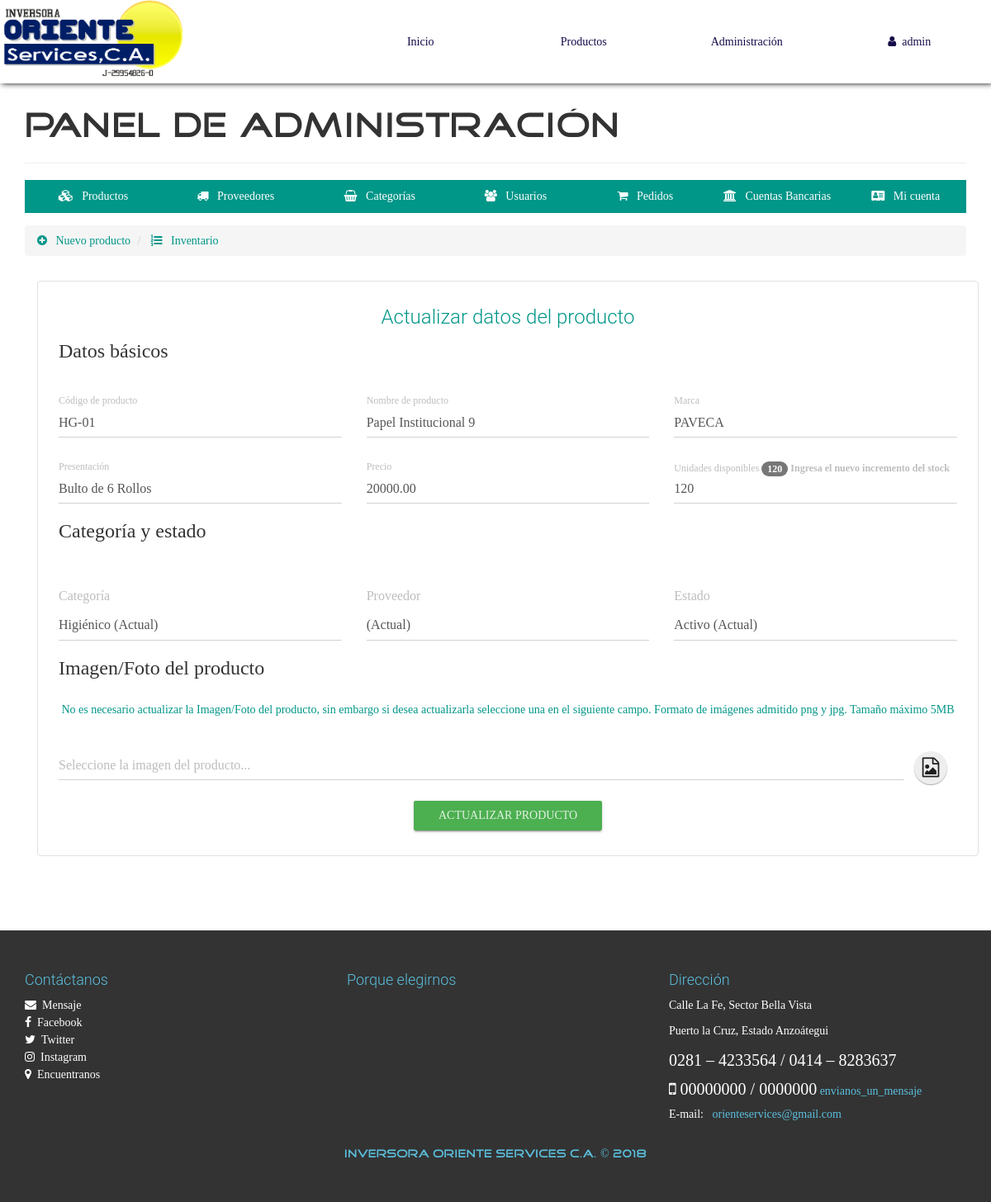
The app's page /configAdmin.php?view=productinfo&code=HG-01 (signed in) with its own data.
### tables this page shows
CREATE TABLE `producto` (
  `id` int(20) NOT NULL AUTO_INCREMENT,
  `CodigoProd` varchar(30) NOT NULL,
  `NombreProd` varchar(30) NOT NULL,
  `CodigoCat` varchar(30) NOT NULL,
  `Precio` decimal(30,2) NOT NULL,
  `Descuento` int(2) NOT NULL,
  `Presentación` varchar(30) NOT NULL,
  `Marca` varchar(30) NOT NULL,
  `Stock` int(20) NOT NULL,
  `RIFProveedor` varchar(30) NOT NULL,
  `Imagen` varchar(150) NOT NULL,
  `Nombre` varchar(30) NOT NULL,
  `Estado` varchar(15) NOT NULL,
  PRIMARY KEY (`id`),
  KEY `CodigoCat` (`CodigoCat`),
  KEY `NITProveedor` (`RIFProveedor`),
  KEY `Agregado` (`Nombre`),
  CONSTRAINT `producto_ibfk_1` FOREIGN KEY (`CodigoCat`) REFERENCES `categoria` (`CodigoCat`) ON UPDATE CASCADE,
  CONSTRAINT `producto_ibfk_2` FOREIGN KEY (`RIFProveedor`) REFERENCES `proveedor` (`RIFProveedor`) ON UPDATE CASCADE
);

### library/consulSQL.php (called while the page is built, shortened)
<?php
class ejecutarSQL {
    public static function conectar(){
        if(!$con=  mysqli_connect(SERVER,USER,PASS,BD)){
            echo "Error en el servidor, verifique sus datos";
        }
        mysqli_set_charset($con, "utf8");
        return $con;
    }
    public static function consultar($query) {
        if (!$consul = mysqli_query(ejecutarSQL::conectar(), $query)) {
            echo 'Error en la consulta SQL ejecutada';
        }
        return $consul;
    }
}

### admin/productinfo-view.php (the view, shortened to what this page needs)
<ul class="breadcrumb" style="margin-bottom: 5px;">
    <li>
        <a href="configAdmin.php?view=product">
            <i class="fa fa-plus-circle" aria-hidden="true"></i> &nbsp; Nuevo producto
        </a>
    </li>
    <li>
        <a href="configAdmin.php?view=productlist"><i class="fa fa-list-ol" aria-hidden="true"></i> &nbsp; Inventario</a>
    </li>
</ul>
<div class="container">
	<div class="row">
        <div class="col-xs-12">
            <div class="container-form-admin">
                <h3 class="text-primary text-center">Actualizar datos del producto</h3>
                <?php
                	$code=$_GET['code'];
                	$producto=ejecutarSQL::consultar("SELECT * FROM producto WHERE CodigoProd='$code'");
                	$prod=mysqli_fetch_array($producto, MYSQLI_ASSOC);
                ?>
                <form action="./process/updateProduct.php" method="POST" enctype="multipart/form-data" class="FormCatElec" data-form="update">
                    <div class="container-fluid">
                        <div class="row">
                            <div class="col-xs-12">
                                <legend>Datos básicos</legend>
                            </div>
                            <div class="col-xs-12 col-sm-6 col-md-4">
                              <div class="form-group label-floating">
                                <label class="control-label">Código de producto</label>
                                <input type="text" class="form-control" value="<?php echo $prod['CodigoProd']; ?>" required maxlength="30" readonly name="prod-codigo">
                              </div>
                            </div>
                            <div class="col-xs-12 col-sm-6 col-md-4">
                              <div class="form-group label-floating">
                                <label class="control-label">Nombre de producto</label>
                                <input type="text" class="form-control" value="<?php echo $prod['NombreProd']; ?>" required maxlength="30" name="prod-name">
                              </div>
                            </div>
                            <div class="col-xs-12 col-sm-6 col-md-4">
                              <div class="form-group label-floating">
                                <label class="control-label">Marca</label>
                                <input type="text" class="form-control" value="<?php echo $prod['Marca']; ?>" required name="prod-marca">
                              </div>
                            </div>
                            <div class="col-xs-12 col-sm-6 col-md-4">
                              <div class="form-group label-floating">
                                <label class="control-label">Presentación</label>
                                <input type="text" class="form-control" value="<?php echo $prod['Presentación']; ?>" required name="prod-model">
                              </div>
                            </div>
                            <div class="col-xs-12 col-sm-6 col-md-4">
                              <div class="form-group label-floating">
                                <label class="control-label">Precio</label>
                                    <input type="text"
                                            class="form-control"
                                            value="<?php echo $prod['Precio']; ?>"
                                            required maxlength="20" pattern="[0-9.]{1,20}"
                                            name="prod-price"
                                            <?php if($_SESSION['Nivel'] != 1){ echo "readonly"; }?> />
                              </div>
                            </div>
                            <div class="col-xs-12 col-sm-6 col-md-4">
                              <div class="form-group label-floating">
                                <label class="control-label"></b> Unidades disponibles <span class="badge"><?php echo $prod['Stock']; ?></span> <b>Ingresa el nuevo incremento del stock</b></label>
                                <input type="text" class="form-control" value="<?php echo $prod['Stock']; ?>" required maxlength="20" pattern="[0-9]{1,20}" name="prod-stock">
                              </div>
                            </div>
                            <div class="col-xs-12">
                                <legend>Categoría y estado</legend>
                            </div>
                            <div class="col-xs-12 col-sm-6 col-md-4">
                              <div class="form-group">
                                <label>Categoría</label>
                                <select class="form-control" name="prod-categoria">
                                    <?php
                                        $categoria=ejecutarSQL::consultar("SELECT * FROM categoria");
                                        while($catec=mysqli_fetch_array($categoria, MYSQLI_ASSOC)){
                                        	if($prod['CodigoCat']==$catec['CodigoCat']){
                                            	echo '<option selected="" value="'.$catec['CodigoCat'].'">'.$catec['Nombre'].' (Actual)</option>';
                                        	}else{
                                        		echo '<option value="'.$catec['CodigoCat'].'">'.$catec['Nombre'].'</option>';
                                        	}
                                        }
                                    ?>
                                </select>
                              </div>
                            </div>
                            <div class="col-xs-12 col-sm-6 col-md-4">
                              <div class="form-group">
                                <label>Proveedor</label>
                                <select class="form-control" name="prod-codigoP">
                                    <?php
                                        $proveedor=ejecutarSQL::consultar("SELECT * FROM proveedor");
                                        while($prov=mysqli_fetch_array($proveedor, MYSQLI_ASSOC)){
                                        	if($prod['RIFProveedor']==$prov['RIFProveedor']){
                                        		echo '<option selected="" value="'.$prov['RIFProveedor'].'">'.$prov['NombreProveedor'].' (Actual)</option>';
                                        	}else{
                                            	echo '<option value="'.$prov['RIFProveedor'].'">'.$prov['NombreProveedor'].'</option>';
                                        	}
                                        }
                                    ?>
                                </select>
                              </div>
                            </div>
                            <div class="col-xs-12 col-sm-6 col-md-4">
                              <div class="form-group">
                                <label>Estado</label>
                                <select class="form-control" name="prod-estado">
                                	<?php
                                		if($prod['Estado']=="Activo"){
                                			echo '
                                				<option value="Activo" selected="">Activo (Actual)</option>
                                    			<option value="Desactivado">Desactivado</option>
                                			';
                                		}else{
                                			echo '
                                				<option value="Activo">Activo</option>
                                    			<option value="Desactivado" selected="">Desactivado (Actual)</option>
                                			';
                                		}
                                	?>
                                </select>
                              </div>
                            </div>
                            <div class="col-xs-12">
                                <legend>Imagen/Foto del producto</legend>
                                <p class="text-center text-primary">
                                    No es necesario actualizar la Imagen/Foto del producto, sin embargo si desea actualizarla seleccione una en el siguiente campo. Formato de imágenes admitido png y jpg. Tamaño máximo 5MB
                                </p>
                            </div>
                            <div class="col-xs-12">
                                <div class="form-group">
                                  <div class="input-group">
                                    <input type="text" readonly="" class="form-control" placeholder="Seleccione la imagen del producto...">
                                      <span class="input-group-btn input-group-sm">
                                        <button type="button" class="btn btn-fab btn-fab-mini">
                                          <i class="fa fa-file-image-o" aria-hidden="true"></i>
                                        </button>
                                      </span>
                                  </div>
                                </div>
                            </div>
                        </div>
                    </div>
                <p class="text-center"><button type="submit" class="btn btn-success btn-raised">Actualizar producto</button></p>
                </form>
            </div>
        </div>
    </div>
</div>

### css/style.css (style rules this page uses)
body { font-family: "FontFamilySPro"; line-height: 1.5; font-size: 1.4em; width: 100%; height: 100%; margin: 0px; padding: 0px; background-position: center center; background-repeat: no-repeat; background-attachment: fixed; background-size: cover; background-color: #fff; }
.container-form-admin { border: 1px solid #e0e1e1 !important; border-radius: 4px; padding: 10px; margin-top: 25px; }
#container-page-configAdmin { background-image: url(../assets/img/fondo.jpg); }

### records on screen
producto: prod-codigo "HG-01", prod-name "Papel Institucional 9", prod-marca "PAVECA", prod-model "Bulto de 6 Rollos", prod-price "20000.00", Stock "120", prod-stock "120", prod-estado "Activo (Actual)"

### other values on screen
$_SESSION['nombre'] "admin"
form field prod-categoria "Higiénico (Actual)"
